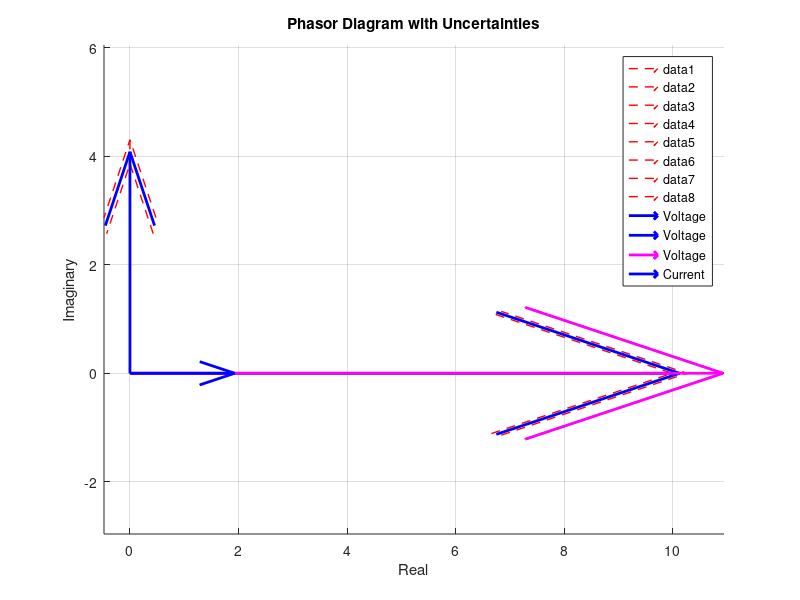

Here is the MATLAB script that generated this plot:
% Define phasor data 
voltage_mag_resistance = 11.25012619;       % Magnitude of the voltage phasor
voltage_mag_reactance = 4.533929863;       % Magnitude of the voltage phasor
voltage_mag_primary = 12.14;       % Magnitude of the voltage phasor
current_mag_primary = 2.143;       % Magnitude of the voltage phasor

voltage_angle_resistance = 0;       % Angle of the voltage phasor (degrees)
voltage_uncertainty_resistance = 0.1520269617; % Uncertainty in voltage magnitude

voltage_angle_reactance = 90;       % Angle of the voltage phasor (degrees)
voltage_uncertainty_reactance = 0.246719946; % Uncertainty in voltage magnitude

voltage_angle_primary = 0;       % Angle of the voltage phasor (degrees)
voltage_uncertainty_primary = 0.02; % Uncertainty in voltage magnitude

current_angle_primary = 0;       % Angle of the voltage phasor (degrees)
current_uncertainty_primary = 0.003; % Uncertainty in voltage magnitude

% Convert angles to radians
voltage_angle_rad_resistance = deg2rad(voltage_angle_resistance);
voltage_angle_rad_reactance = deg2rad(voltage_angle_reactance);
voltage_angle_rad_primary = deg2rad(voltage_angle_primary);
current_angle_rad_primary = deg2rad(current_angle_primary);


% Calculate phasor endpoints CORRECTLY using polar coordinates
end_vx_resistance = voltage_mag_resistance * cos(voltage_angle_rad_resistance);
end_vy_resistance = voltage_mag_resistance * sin(voltage_angle_rad_resistance);

end_vx_reactance = voltage_mag_reactance * cos(voltage_angle_rad_reactance);
end_vy_reactance = voltage_mag_reactance * sin(voltage_angle_rad_reactance);

end_vx_primary = voltage_mag_primary * cos(voltage_angle_rad_primary);
end_vy_primary = voltage_mag_primary * sin(voltage_angle_rad_primary);

end_ix_primary = current_mag_primary * cos(current_angle_rad_primary);
end_iy_primary = current_mag_primary * sin(current_angle_rad_primary);


% Create the figure
figure;
hold on;  

% Voltage uncertainty phasors
for offset = [-voltage_uncertainty_resistance, voltage_uncertainty_resistance]
    new_vx = end_vx_resistance + offset;
    new_vy = end_vy_resistance; 
    quiver(0, 0, new_vx, new_vy, 'LineWidth', 1, 'Color', 'r', 'LineStyle', '--');
    %text(new_vx,  new_vy, 'Vr_b', 'HorizontalAlignment', 'center', 'VerticalAlignment', 'bottom','FontSize', 12); 
end

for offset = [-voltage_uncertainty_reactance, voltage_uncertainty_reactance]
    new_vx = end_vx_reactance;
    new_vy = end_vy_reactance + offset;
    quiver(0, 0, new_vx, new_vy, 'LineWidth', 1, 'Color', 'r', 'LineStyle', '--');
    %text(new_vx,  new_vy, 'Vx_b', 'HorizontalAlignment', 'center', 'VerticalAlignment', 'bottom','FontSize', 12); 
end

for offset = [-voltage_uncertainty_primary, voltage_uncertainty_primary]
    new_vx = end_vx_primary + offset;
    new_vy = end_vy_primary;
    quiver(0, 0, new_vx, new_vy, 'LineWidth', 1, 'Color', 'r', 'LineStyle', '--');
    %text(new_vx,  new_vy, 'Vx_b', 'HorizontalAlignment', 'center', 'VerticalAlignment', 'bottom','FontSize', 12); 
end

for offset = [-current_uncertainty_primary, current_uncertainty_primary]
    new_ix = end_ix_primary + offset;
    new_iy = end_iy_primary;
    quiver(0, 0, new_ix, new_iy, 'LineWidth', 1, 'Color', 'r', 'LineStyle', '--');
    %text(new_vx,  new_vy, 'Vx_b', 'HorizontalAlignment', 'center', 'VerticalAlignment', 'bottom','FontSize', 12); 
end

quiver(0, 0, end_vx_resistance, end_vy_resistance, 'LineWidth', 2, 'Color', 'b', 'DisplayName', 'Voltage');
quiver(0, 0, end_vx_reactance, end_vy_reactance, 'LineWidth', 2, 'Color', 'b', 'DisplayName', 'Voltage');
quiver(0, 0, end_vx_primary, end_vy_primary, 'LineWidth', 2, 'Color', 'm', 'DisplayName', 'Voltage');
quiver(0, 0, end_ix_primary, end_iy_primary, 'LineWidth', 2, 'Color', 'b', 'DisplayName', 'Current');
 

% Labels, title, and legend 
xlabel('Real');
ylabel('Imaginary');
title('Phasor Diagram with Uncertainties');
legend();  
grid on; 
axis equal; % Ensures correct aspect ratio for phasors
